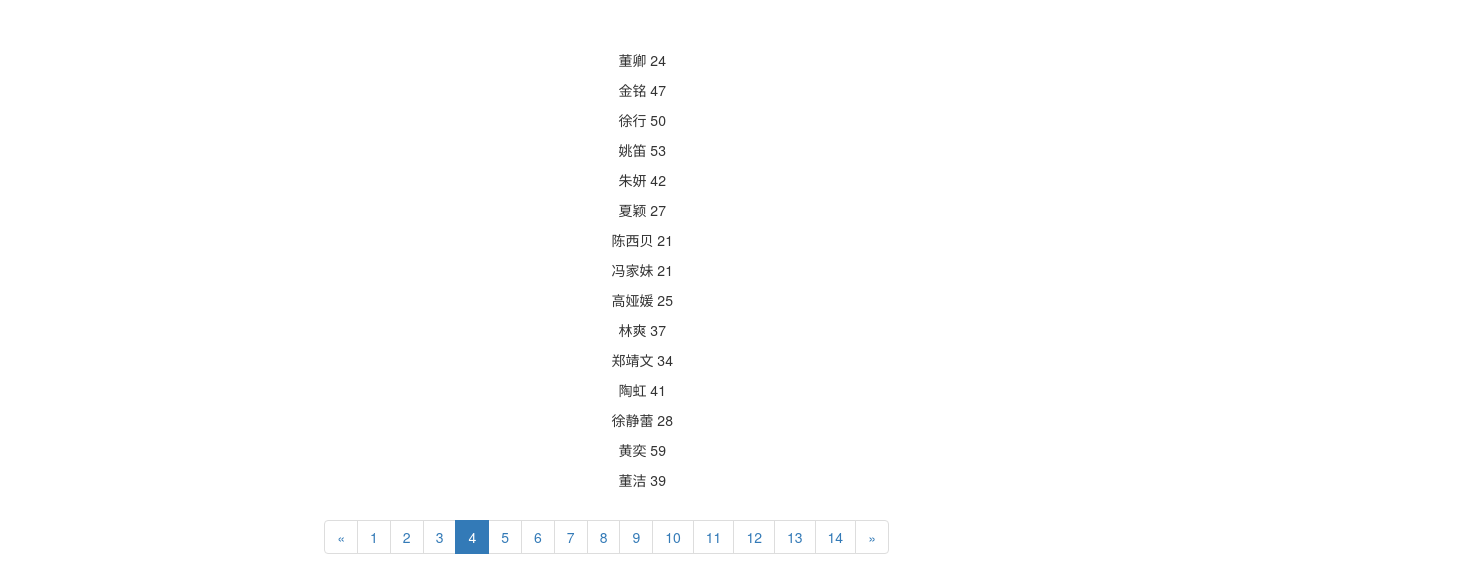
The app's page /page/index/4 with its own data.
### Page/models.py (models this page shows)
class User(models.Model):
    name = models.CharField(max_length=20)
    age = models.IntegerField()

### Page/views.py (the view)
# urls.py: url(r'index/',index,name='index'),
def index(request,num):
    users = User.objects.all()
    p = Paginator(users,15)
    page = p.page(num)
    data = {
        "page":page,
        "page_range":p.page_range,
    }
    return render(request,'Page/index.html',data)

### Page/templates/Page/index.html (shortened to what this page needs)
<!DOCTYPE html>
<html lang="en">
<head>
    <link href="https://cdn.bootcss.com/bootstrap/3.3.7/css/bootstrap.min.css" rel="stylesheet">
</head>
<body>
<div>
    {% for user in page.object_list %}
    <p style="text-align: center">{{ user.name }} {{ user.age }}</p>
{% endfor %}
</div>
<nav aria-label="Page navigation">
    <ul class="pagination">
        <li>
            {% if page.has_previous %}
                <a href="{% url 'Page:index' page.previous_page_number %}" aria-label="Previous">
            {% else %}
                <a href="javascript:;" aria-label="Previous">
            {% endif %}
                <span aria-hidden="true">&laquo;</span>
            </a>
        </li>
        {% for num in page_range %}
            {% if num == page.number %}
                <li class="active">
            {% else %}
                <li>
            {% endif %}
            <a href="{% url 'Page:index' num %}">{{ num }}</a></li>
        {% endfor %}
        <li>
            {% if page.has_next %}
                <a href="{% url 'Page:index' page.next_page_number %}" aria-label="Next">
            {% else %}
                <a href="javascript:;" aria-label="Next">
            {% endif %}
                <span aria-hidden="true">&raquo;</span>
            </a>
        </li>
    </ul>
</nav>
</body>
</html>

### Page/templates/Page/index.html (style rules this page uses)
div { width: 400px; position: relative; left: 30%; margin-top: 50px; }
nav { position: relative; left: 22%; }

### records on screen
User: name "董卿", age "24"
User: name "金铭", age "47"
User: name "徐行", age "50"
User: name "姚笛", age "53"
User: name "朱妍", age "42"
User: name "夏颖", age "27"
User: name "陈西贝", age "21"
User: name "冯家妹", age "21"
User: name "高娅媛", age "25"
User: name "林爽", age "37"
User: name "郑靖文", age "34"
User: name "陶虹", age "41"
User: name "徐静蕾", age "28"
User: name "黄奕", age "59"
User: name "董洁", age "39"

### other values on screen
{{ num }} "1" "2" "3" "4" "5" "6" "7" "8" "9" "10" "11" "12" "13" "14"
